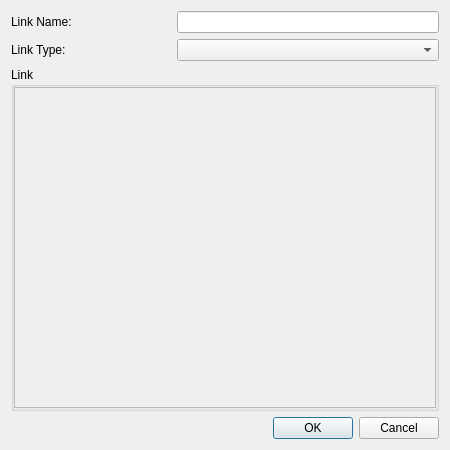
<?xml version="1.0" encoding="UTF-8"?>
<ui version="4.0">
 <class>QGCCommConfiguration</class>
 <widget class="QWidget" name="QGCCommConfiguration">
  <property name="geometry">
   <rect>
    <x>0</x>
    <y>0</y>
    <width>450</width>
    <height>450</height>
   </rect>
  </property>
  <property name="minimumSize">
   <size>
    <width>450</width>
    <height>450</height>
   </size>
  </property>
  <property name="maximumSize">
   <size>
    <width>600</width>
    <height>600</height>
   </size>
  </property>
  <property name="windowTitle">
   <string>Form</string>
  </property>
  <layout class="QVBoxLayout" name="verticalLayout">
   <item>
    <layout class="QVBoxLayout" name="verticalLayout_2">
     <item>
      <layout class="QHBoxLayout" name="horizontalLayout_5">
       <item>
        <widget class="QLabel" name="nameLabel">
         <property name="minimumSize">
          <size>
           <width>160</width>
           <height>0</height>
          </size>
         </property>
         <property name="text">
          <string>Link Name:</string>
         </property>
        </widget>
       </item>
       <item>
        <widget class="QLineEdit" name="nameEdit">
         <property name="sizePolicy">
          <sizepolicy hsizetype="Expanding" vsizetype="Fixed">
           <horstretch>0</horstretch>
           <verstretch>0</verstretch>
          </sizepolicy>
         </property>
        </widget>
       </item>
      </layout>
     </item>
     <item>
      <layout class="QHBoxLayout" name="horizontalLayout_6">
       <item>
        <widget class="QLabel" name="typeLabel_3">
         <property name="minimumSize">
          <size>
           <width>160</width>
           <height>0</height>
          </size>
         </property>
         <property name="text">
          <string>Link Type:</string>
         </property>
        </widget>
       </item>
       <item>
        <widget class="QComboBox" name="typeCombo">
         <property name="sizePolicy">
          <sizepolicy hsizetype="Expanding" vsizetype="Fixed">
           <horstretch>0</horstretch>
           <verstretch>0</verstretch>
          </sizepolicy>
         </property>
        </widget>
       </item>
      </layout>
     </item>
    </layout>
   </item>
   <item>
    <widget class="QGroupBox" name="linkGroupBox">
     <property name="title">
      <string>Link</string>
     </property>
     <layout class="QHBoxLayout" name="horizontalLayout_2">
      <property name="spacing">
       <number>0</number>
      </property>
      <property name="leftMargin">
       <number>0</number>
      </property>
      <property name="topMargin">
       <number>0</number>
      </property>
      <property name="rightMargin">
       <number>0</number>
      </property>
      <property name="bottomMargin">
       <number>0</number>
      </property>
      <item>
       <widget class="QScrollArea" name="linkScrollArea">
        <property name="widgetResizable">
         <bool>true</bool>
        </property>
        <widget class="QWidget" name="scrollAreaWidgetContents">
         <property name="geometry">
          <rect>
           <x>0</x>
           <y>0</y>
           <width>418</width>
           <height>304</height>
          </rect>
         </property>
        </widget>
       </widget>
      </item>
     </layout>
    </widget>
   </item>
   <item>
    <widget class="QDialogButtonBox" name="buttonBox">
     <property name="standardButtons">
      <set>QDialogButtonBox::Cancel|QDialogButtonBox::Ok</set>
     </property>
    </widget>
   </item>
  </layout>
 </widget>
 <resources/>
 <connections/>
</ui>
